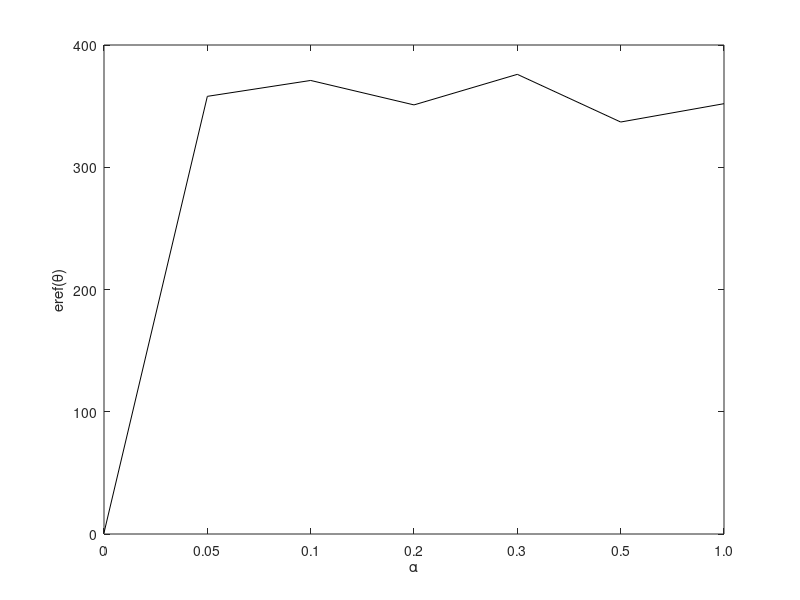

Here is the MATLAB script that generated this plot: (Note: this script raises an error after producing the figure.)
figure(1)
%mu = [1 1.289 1.396 1.440 1.556 1.718 1.643];
sigma = [ 1 358 371 351 376 337 352];
%plot(1:7,mu,'k-');

plot(1:7,sigma,'k-')

set(gca,'XTickLabel',{'0', '0.05','0.1','0.2','0.3','0.5','1.0'});
xlabel('\alpha');
ylabel('eref(\theta)');
legend('\theta = \lambda',4)



%((1+a)^(2+a/2) * (-1+2* (x-m)^2)* (exp(-(x-m)^2) *(x-m))^a)/((1+2* a)* (x-m)* gamma[a/2])

figure(2)
hold on
IFm = inline(' ((1+a)^(2+a/2) * (-1+2* (x-m)^2)* (exp(-(x-m)^2) *(x-m))^a)/((1+2* a)* (x-m)* gamma(a/2))'); % IF(x,mu)
x = 0:0.1:5;
IF = zeros(size(x));

a = 0.005;
m = 0;
for k=1:length(x)
    IF(k) = IFm(a,m,x(k));
end
plot(x,IF,'k')
% a = 0.05;
% for k=1:length(x)
%     IF(k) = IFm(a,m,x(k));
% end
% plot(x,IF,'k--')
a = 0.1;
for k=1:length(x)
    IF(k) = IFm(a,m,x(k));
end
plot(x,IF,'k--')
% a = 0.2;
% for k=1:length(x)
%     IF(k) = IFm(a,m,x(k));
% end
% plot(x,IF,'k:')
a = 0.3;
for k=1:length(x)
    IF(k) = IFm(a,m,x(k));
end
plot(x,IF,'k:')%,'LineWidth',2)
% a = 0.5;
% for k=1:length(x)
%     IF(k) = IFm(a,m,x(k));
% end
% plot(x,IF,'k--','LineWidth',2)
a = 1;
for k=1:length(x)
    IF(k) = IFm(a,m,x(k));
end
plot(x,IF,'k-.')%,'LineWidth',2)
hold off
legend('\alpha = 0.005',...
    ...'\alpha = 0.05',
    '\alpha = 0.1',...
    ...'\alpha = 0.2',
    '\alpha = 0.3',...
    ...'\alpha = 0.5',
    '\alpha = 1', 4)
xlabel('x')

%((1 + a)^(2 + a/2)*(a + 2*(1 + a)*(-1 + x^2/l^2))* ((e^(-(x^2/l^2))* x)/l^2)^a* l^( 1 + a))/(4 *gamma(2 + a/2))

figure(3)
hold on
IFl = inline('((1 + a)^(2 + a/2)*(a + 2*(1 + a)*(-1 + x^2/m^2))* ((exp(-x^2/m^2)* x)/m^2)^a* m^( 1 + a))/(4 *gamma(2 + a/2))'); % IF(x,lambda)
x = 0:0.1:4;
IF = zeros(size(x));
a = 0;
m = 1; % v tmto pripade spis l.
for k=1:length(x)
    IF(k) = IFl(a,m,x(k));
end
plot(x,IF,'k')
% a = 0.05;
% for k=1:length(x)
%     IF(k) = IFl(a,m,x(k));
% end
% plot(x,IF,'k--')
a = 0.1;
for k=1:length(x)
    IF(k) = IFl(a,m,x(k));
end
plot(x,IF,'k--')
% a = 0.2;
% for k=1:length(x)
%     IF(k) = IFl(a,m,x(k));
% end
% plot(x,IF,'k:')
a = 0.3;
for k=1:length(x)
    IF(k) = IFl(a,m,x(k));
end
plot(x,IF,'k:')%,'LineWidth',2)
% a = 0.5;
% for k=1:length(x)
%     IF(k) = IFl(a,m,x(k));
% end
% plot(x,IF,'k--','LineWidth',2)
a = 1;
for k=1:length(x)
    IF(k) = IFl(a,m,x(k));
end
plot(x,IF,'k-.')%,'LineWidth',2)
hold off
legend('\alpha = 0 (MLE)',...
    ...'\alpha = 0.05',
    '\alpha = 0.1',...
    ...'\alpha = 0.2',
    '\alpha = 0.3',...
    ...'\alpha = 0.5',
   '\alpha = 1', 2);
xlabel('x')


%(m^2 *(exp(-x^m)* x^(-1+m))^a *(1+a)^(2+a-a/m) *(m-m^2 *(-1+x^m) *(1+a)* log(x)+a *log(1+a)-a *psi(0,1+a-a/m)))/(gamma(1+a-a/m)* (m* (m+log(1+a)* (-2* m+2* a+(m+(-1+m)* a) *log(1+a)))-2 *m* (-m+a+(m+(-1+m) *a) *log(1+a))* psi(0,1+a-a/m)+m* (m+(-1+m) *a)* psi(0,1+a-a/m)^2+(m^2+(-1+m) *m* a+a^2)* psi(1,1+a-a/m)))


figure(4)
hold on
IFl = inline('(m^2 *(exp(-x^m)* x^(-1+m))^a *(1+a)^(2+a-a/m) *(m-m^2 *(-1+x^m) *(1+a)* log(x)+a *log(1+a)-a *psi(0,1+a-a/m)))/(gamma(1+a-a/m)* (m* (m+log(1+a)* (-2* m+2* a+(m+(-1+m)* a) *log(1+a)))-2 *m* (-m+a+(m+(-1+m) *a) *log(1+a))* psi(0,1+a-a/m)+m* (m+(-1+m) *a)* psi(0,1+a-a/m)^2+(m^2+(-1+m) *m* a+a^2)* psi(1,1+a-a/m)))'); % IF(x,k)
x = 0:0.1:2.5;
IF = zeros(size(x));
a = 0;
m = 2; % v tmto pripade spis l.
for k=1:length(x)
    IF(k) = IFl(a,m,x(k));
end
plot(x,IF,'k')
% a = 0.05;
% for k=1:length(x)
%     IF(k) = IFl(a,m,x(k));
% end
% plot(x,IF,'k--')
a = 0.1;
for k=1:length(x)
    IF(k) = IFl(a,m,x(k));
end
plot(x,IF,'k--')
% a = 0.2;
% for k=1:length(x)
%     IF(k) = IFl(a,m,x(k));
% end
% plot(x,IF,'k:')
a = 0.3;
for k=1:length(x)
    IF(k) = IFl(a,m,x(k));
end
plot(x,IF,'k:')%,'LineWidth',2)
% a = 0.5;
% for k=1:length(x)
%     IF(k) = IFl(a,m,x(k));
% end
% plot(x,IF,'k--','LineWidth',2)
a = 1;
for k=1:length(x)
    IF(k) = IFl(a,m,x(k));
end
plot(x,IF,'k-.')%,'LineWidth',2)
hold off
legend('\alpha = 0',...
    ...'\alpha = 0.05',
    '\alpha = 0.1',...
    ...'\alpha = 0.2',
    '\alpha = 0.3',...
    ...'\alpha = 0.5',
   '\alpha = 1', 3);
xlabel('x')



